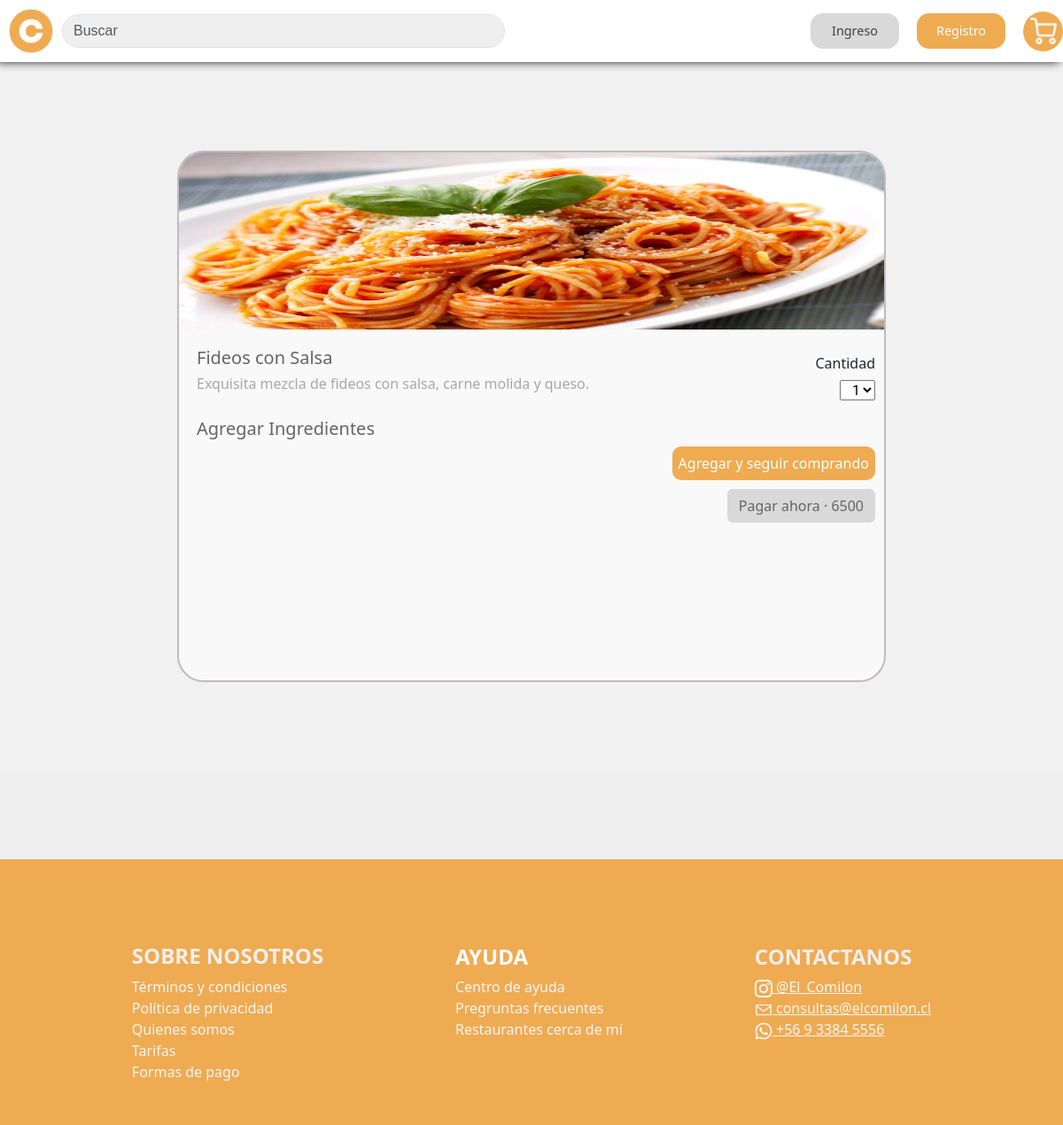
The page /DetailProduct/17 on the database its author committed.
### ElComilon/models.py (models this page shows, shortened)
class Producto(models.Model):
    id_producto = models.AutoField(primary_key = True)
    nombre = models.CharField(max_length = 80)
    precio = models.IntegerField()
    descripcion = models.CharField(max_length = 50)
    ingredientes = models.CharField(max_length = 80)
    imagen = models.ImageField(upload_to='upload/')

### ElComilon/views.py (the view)
# urls.py: path('DetailProduct/<str:pk>',views.detailProduct, name='DetailProduct'),
def detailProduct(request,pk):
    plato = Producto.objects.get(id_producto=pk)
    context = {
        "plato":plato
    }
    return render(request, 'pages/DetailProduct.html',context)

### templates/pages/DetailProduct.html (shortened to what this page needs)
<!DOCTYPE html>
<html lang="en">
<head>
    {% load static %}
    <link href="https://cdn.jsdelivr.net/npm/bootstrap@5.3.3/dist/css/bootstrap.min.css" rel="stylesheet">
</head>
<body>
    {% include 'bases/header.html' %}
<main>
    <div id="Con">
      <div class="Contenedor">
          <div class="PlatoPrincipal">
              <img src="{{plato.imagen.url}}" alt="Primer Producto" width="100%" height="200px" >
            </div>
            <div class="NomProducto">
              <h5>{{plato.nombre}}</h5>
            </div>
            <div class="Descripcion">
              <h6>{{plato.descripcion}}</h6>
            </div>
            <div class="CantidadCom">
              <h6>Cantidad</h6>
            </div>
            <div class="Linea1">
              <select class="Cantidad" >
                <option value="number">1</option>
              </select>
            </div>
            <div class="Ingredientes">
              <h5>Agregar Ingredientes</h5>
            </div>
            <div class="Pago">
              <div class="SeguirCompra" id="agregar">
                <button class="agregar-producto" data-product-id="{{ plato.id_producto }}" id>Agregar y seguir comprando</button>
              </div>
              <div class="Pagar">
                <div>
                    <button  class="btn" style="float: right;" ><a href="Detail.html">Pagar ahora &middot; {{plato.precio}} </a></button>
                </div>
              </div>
            </div>
      </div>
    </div>
</main>
    {% include 'bases/footer.html' %}
<link rel="stylesheet" href="{% static 'css/Navbar.css' %}">
<link rel="stylesheet" href="{% static 'css/footer.css' %}">
<link rel="stylesheet" href="{% static 'css/DetailProduct.css' %}">
</body>
</html>

### static/css/Navbar.css (style rules this page uses)
body { background-color: #EFEFEF; }

### static/css/DetailProduct.css (style rules this page uses)
main { background-color: #f1f1f1; display: flex; justify-content: center; align-items: center; }
.Contenedor { display: flex; flex-direction: column; border-radius: 30px; background: #f9f9f9; border: 2px solid rgb(193,187,187); margin-top: 100px; margin-bottom: 100px; padding: 0; width: 800px; height: 600px; }
.PlatoPrincipal { width: 100%; height: 220px; vertical-align: top; }
.PlatoPrincipal img { border-top-left-radius: 28px; border-top-right-radius: 28px; object-fit: fill; }
.CantidadCom { text-align: end; margin-right: 10px; margin-top: -50px; }
.Linea1 { text-align: end; margin-right: 10px; }
.NomProducto h5 { margin-left: 20px; color: #656565; }
.Descripcion h6 { margin-left: 20px; color: #A8A8A8; }
.Linea1 .Cantidad { font-family: 'ROBOTO',sans-serif; text-align: end; align-items: right; color: black; margin-left: 10px; }
.SeguirCompra { margin-right: 10px; margin-bottom: 10px; text-align: end; }
.SeguirCompra button { background-color: #EFAB52; border-radius: 10px; border-color: transparent; color: #FFFFFF; padding: 5px; padding-top: 5px; padding-bottom: 5px; }
.Pagar { margin-right: 10px; width: 100%; height: 50px; }
.Pagar .btn { background-color: #D9D9D9; display: flex; text-align: end; align-items: right; justify-content: flex-end; }
.Pagar a { text-decoration: none; color:#656565; }
.Pagar ::placeholder { color: black; font-family: 'ROBOTO',sans-serif; }
.Ingredientes { margin-top: 20px; margin-left: 20px; color: #656565; }
.Pago { display: flex; flex-direction: column; align-items:self-end; }

### rows shown on the page
Producto: imagen (picture), nombre "Fideos con Salsa", descripcion "Exquisita mezcla de fideos con salsa, carne molida y queso.", precio "6500"
